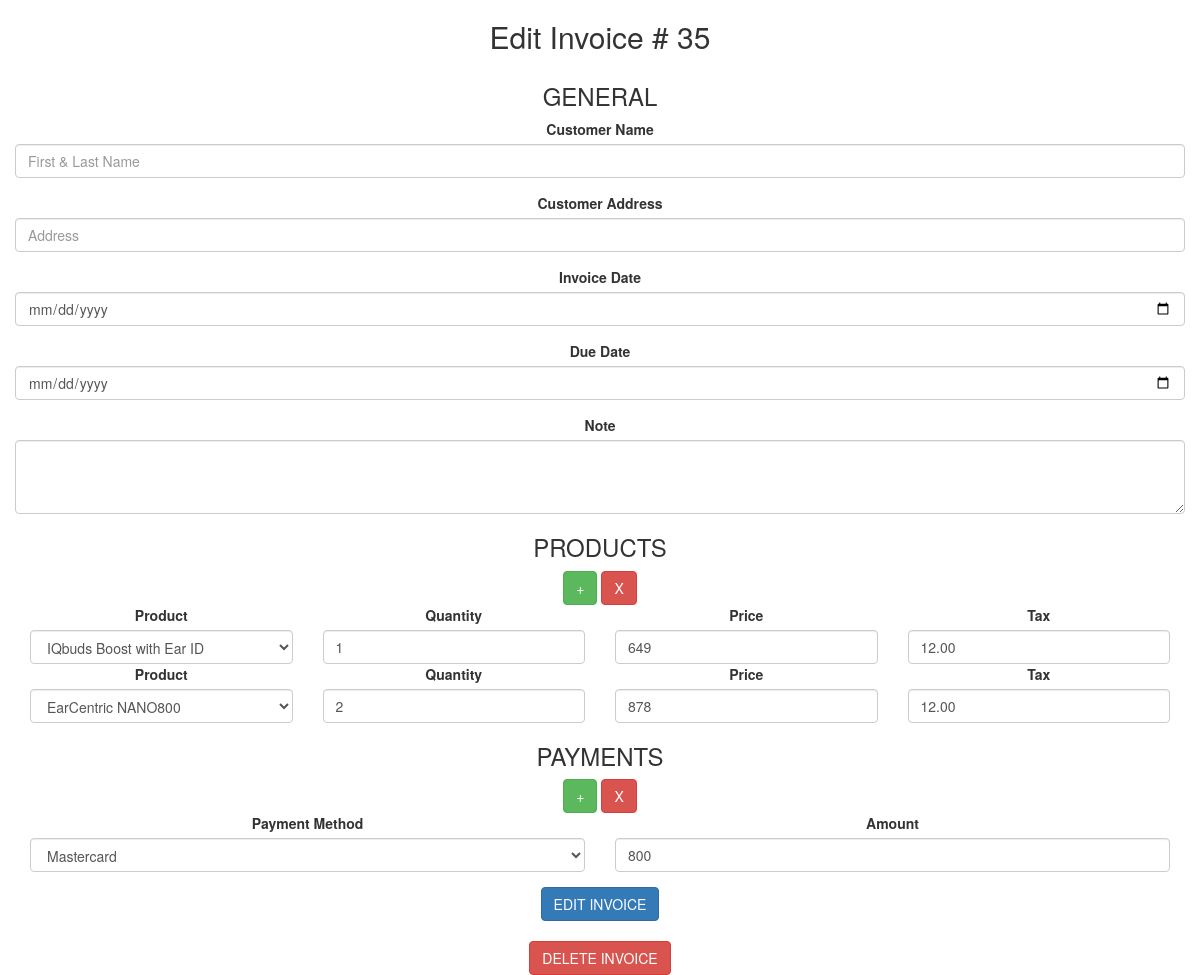
/edit.php?id=35, run on the app's committed database.
### tables this page shows
CREATE TABLE IF NOT EXISTS `invoice_products` (
  `invoice_id` int(11) NOT NULL,
  `name` varchar(50) NOT NULL,
  `quantity` tinyint(3) unsigned NOT NULL,
  `price` int(10) unsigned NOT NULL,
  `tax` decimal(5,2) unsigned NOT NULL
);

CREATE TABLE IF NOT EXISTS `invoice_payments` (
  `invoice_id` int(11) DEFAULT NULL,
  `payment_method` varchar(50) DEFAULT NULL,
  `payment_amount` int(10) unsigned DEFAULT NULL
);

### public/edit.php (the view, shortened to what this page needs)
<?php
require_once "../config/database.php";
$invoiceId = $_GET['id'];
if ($invoiceId > 0) {
    $countOfProductInputs = 0;
    $countOfPaymentInputs = 0;
    $sql = 'SELECT * FROM invoice_products WHERE invoice_id = ?';
    $statement = $dbCon->prepare($sql);
    $statement->bind_param('i', $invoiceId);
    $statement->execute();
    $result = $statement->get_result();
    $invoiceProducts = $result->fetch_all(MYSQLI_ASSOC);
    $sql = 'SELECT * FROM invoice_payments WHERE invoice_id = ?';
    $statement = $dbCon->prepare($sql);
    $statement->bind_param('i', $invoiceId);
    $statement->execute();
    $result = $statement->get_result();
    $invoicePayments = $result->fetch_all(MYSQLI_ASSOC);
    $products = [];
    $sql = 'SELECT * FROM products';
    if ($result = mysqli_query($dbCon, $sql)) {
        while($product = mysqli_fetch_assoc($result)){
            $products[$product['name']] = $product;
        }
    }
    $sql = 'SELECT * FROM payment_methods';
    if ($result = mysqli_query($dbCon, $sql)) {
        $payments = mysqli_fetch_all($result, MYSQLI_ASSOC);
    }
}
?>
<!DOCTYPE html>
<html lang="en">
<head>
    <link rel="stylesheet" type="text/css" href="css/bootstrap.min.css">
</head>
<body>
<div class="container">
    <div class="row text-center">
        <h2>Edit Invoice # <?php echo $_GET['id'] ?></h2>
    </div>
    <div class="row text-center">
        <form method="post" action="process/edit.php">
            <h3>GENERAL</h3>
            <div class="form-group">
                <label for="customerName">Customer Name</label>
                <input type="text" class="form-control" id="customerName" placeholder="First & Last Name"
                       name="customerName">
            </div>
            <div class="form-group">
                <label for="customerAddress">Customer Address</label>
                <input type="text" class="form-control" id="customerAddress" placeholder="Address"
                       name="customerAddress">
            </div>
            <div class="form-group">
                <label for="invoiceDate">Invoice Date</label>
                <input type="date" class="form-control" id="invoiceDate" name="invoiceDate">
            </div>
            <div class="form-group">
                <label for="dueDate">Due Date</label>
                <input type="date" class="form-control" id="dueDate" name="dueDate">
            </div>
            <div class="form-group">
                <label for="note">Note</label>
                <textarea class="form-control" id="note" rows="3" name="note"></textarea>
            </div>
            <h3>PRODUCTS</h3>
            <div class="row">
                <div class="col-md-2 col-md-offset-5">
                    <button type="button" class="btn btn-success" id="addProduct">+</button>
                    <button type="button" class="btn btn-danger" id="deleteProduct">X</button>
                </div>
            </div>
            <div class="container form-group" id="products">
                <?php
                foreach($invoiceProducts as $invoiceProduct){
                    $countOfProductInputs++;
                    echo '<div class ="row">';
                    echo '<div class=col-sm-3>';
                    echo '<label for="product' . $countOfProductInputs . '">Product</label>';
                    echo '<select class="form-control" name="productName' . $countOfProductInputs . '" data-product-number="' . $countOfProductInputs . '" id="product' . $countOfProductInputs . '">';
                    foreach($products as $product){
                        if($invoiceProduct['name'] === $product['name']){
                            echo '<option value="' . $product['name'] . '" selected>' . $product['name'] . '</option>';
                        }else{
                            echo '<option value="' . $product['name'] . '">' . $product['name'] . '</option>';
                        }
                    }
                    echo '</select>';
                    echo '</div>';
                    echo '<div class=col-sm-3>';
                    echo '<label for="productQuantity' . $countOfProductInputs . '">Quantity</label>';
                    echo '<input type="number" class="form-control" value="' . $invoiceProduct['quantity'] . '" id="productQuantity' . $countOfProductInputs . '" name="productQuantity' . $countOfProductInputs . '">';
                    echo '</div>';
                    echo '<div class=col-sm-3>';
                    echo '<label for="productPrice' . $countOfProductInputs . '">Price</label>';
                    echo '<input type="number" class="form-control" value="' . $invoiceProduct['price'] . '"id="productPrice' . $countOfProductInputs . '" name="productPrice' . $countOfProductInputs . '">';
                    echo '</div>';
                    echo '<div class=col-sm-3>';
                    echo '<label for="productTax' . $countOfProductInputs . '">Tax</label>';
                    echo '<input type="number" class="form-control" value="' . $invoiceProduct['tax'] . '"id="productTax' . $countOfProductInputs . '" name="productTax' . $countOfProductInputs . '">';
                    echo '</div>';
                    echo '</div>';
                }
                ?>
            </div>
            <h3>PAYMENTS</h3>
            <div class="row">
                <div class="col-md-2 col-md-offset-5">
                    <button type="button" class="btn btn-success" id="addPayment">+</button>
                    <button type="button" class="btn btn-danger" id="deletePayment">X</button>
                </div>
            </div>
            <div class="container form-group" id="payments">
                <?php
                foreach($invoicePayments as $invoicePayment){
                    $countOfPaymentInputs++;
                    echo '<div class ="row">';
                    echo '<div class=col-sm-6>';
                    echo '<label for="payment' . $countOfPaymentInputs . '">Payment Method</label />';
                    echo '<select class="form-control" name="paymentName' . $countOfPaymentInputs . '" data-payment-number="' . $countOfPaymentInputs . '" id="payment' . $countOfPaymentInputs . '">';
                    foreach($payments as $payment){
                        if($invoicePayment['payment_method'] === $payment['name']){
                            echo '<option value="' . $payment['name'] . '" selected>' . $payment['name'] . '</option>';
                        }else{
                            echo '<option value="' . $payment['name'] . '">' . $payment['name'] . '</option>';
                        }
                    }
                    echo '</select>';
                    echo '</div>';
                    echo '<div class=col-sm-6>';
                    echo '<label for="paymentAmount' . $countOfPaymentInputs . '">Amount</label>';
                    echo '<input type="number" class="form-control" value="' . $invoicePayment['payment_amount'] . '" id="paymentAmount' . $countOfPaymentInputs . '" name="paymentAmount' . $countOfPaymentInputs . '">';
                    echo '</div>';
                    echo '</div>';
                }
                ?>
            </div>
            <button type="submit" class="btn btn-primary">EDIT INVOICE</button>
        </form>
        <a class="btn btn-danger" style="margin-top: 20px" href="process/delete.php<?php echo $_GET['id'] ?>">DELETE INVOICE</a>
    </div>
</div>
</body>
</html>

### data on the page
invoice_products: quantity "1", price "649", tax "12.00"
invoice_products: quantity "2", price "878", tax "12.00"
invoice_payments: payment_amount "800"

### other printed values
$_GET['id'] "35"
form field value "IQbuds Boost with Ear ID"
form field value "EarCentric NANO800"
form field value "Mastercard"
